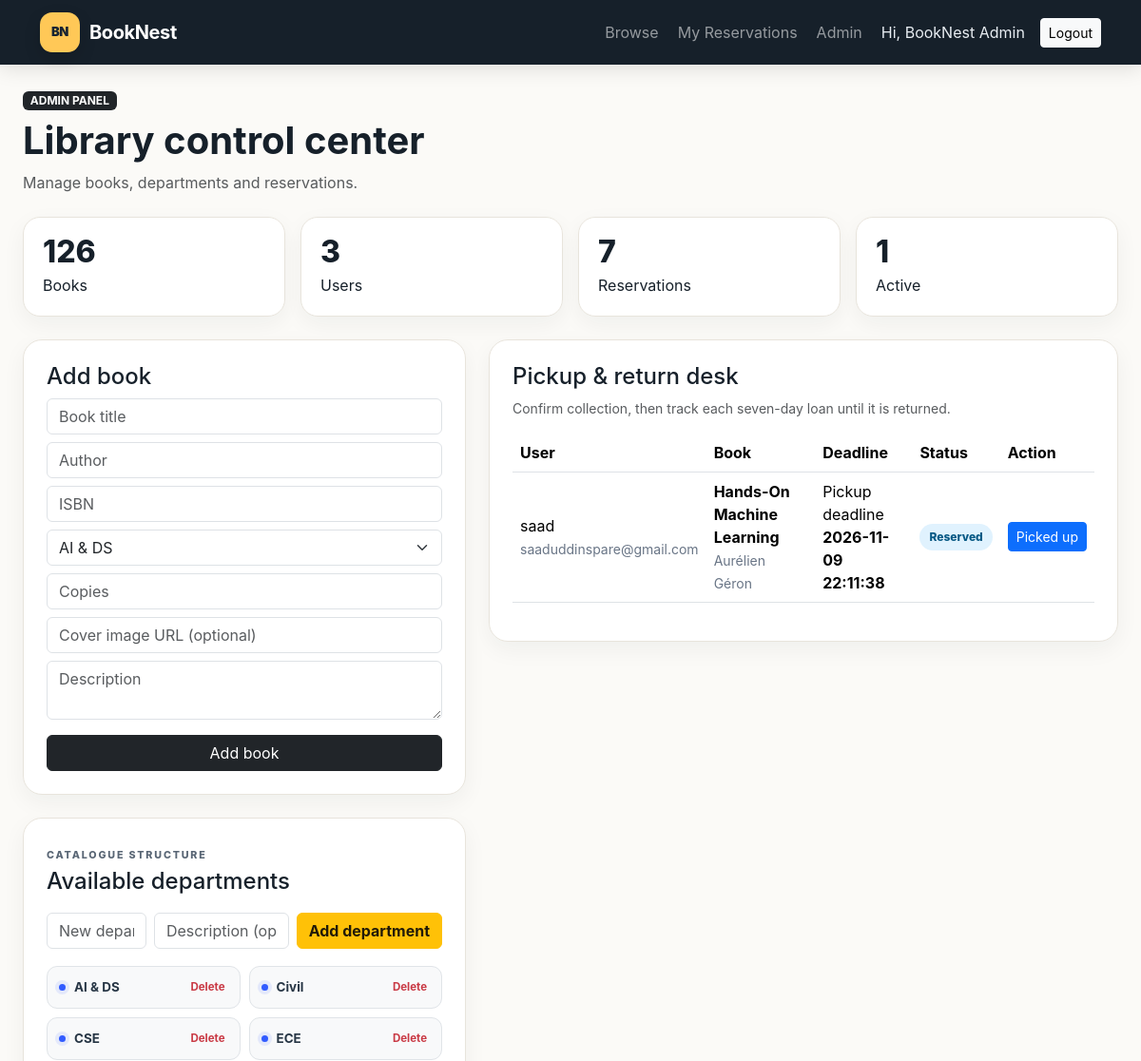
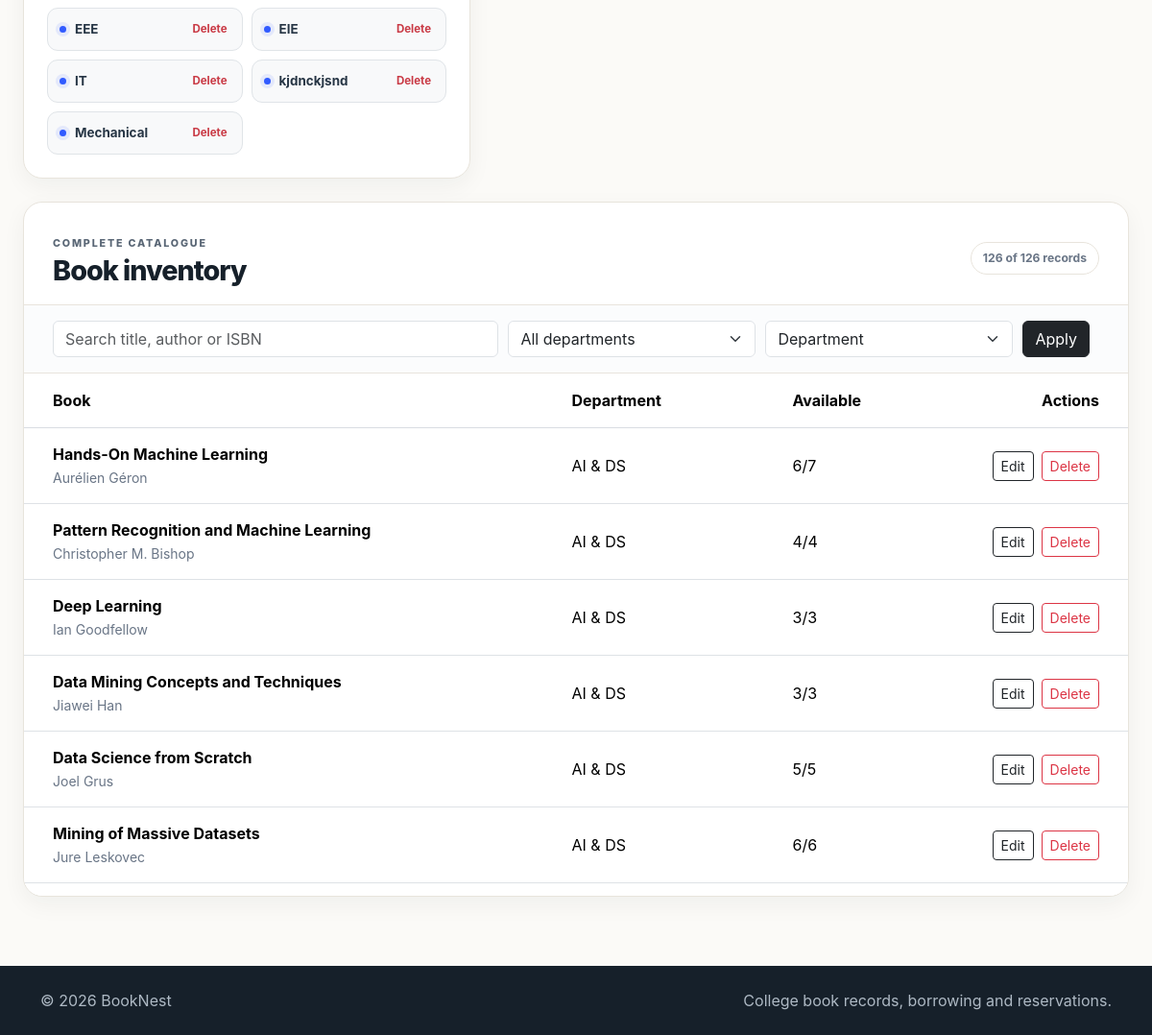
The page /admin (signed in) on the database its author committed (2 pictures, top to bottom).
### tables this page shows
CREATE TABLE subjects (
        id INTEGER PRIMARY KEY AUTOINCREMENT,
        name TEXT UNIQUE NOT NULL,
        description TEXT DEFAULT ''
    , is_department INTEGER NOT NULL DEFAULT 0);

CREATE TABLE reservations (
        id INTEGER PRIMARY KEY AUTOINCREMENT,
        user_id INTEGER NOT NULL,
        book_id INTEGER NOT NULL,
        reserved_at TEXT NOT NULL,
        pickup_deadline TEXT NOT NULL,
        status TEXT NOT NULL DEFAULT 'Reserved', borrowed_at TEXT, return_due_at TEXT, returned_at TEXT,
        FOREIGN KEY(user_id) REFERENCES users(id) ON DELETE CASCADE,
        FOREIGN KEY(book_id) REFERENCES books(id) ON DELETE CASCADE
    );

CREATE TABLE users (
        id INTEGER PRIMARY KEY AUTOINCREMENT,
        name TEXT NOT NULL,
        email TEXT UNIQUE NOT NULL,
        password TEXT NOT NULL,
        role TEXT NOT NULL DEFAULT 'user',
        created_at TEXT NOT NULL
    );

CREATE TABLE books (
        id INTEGER PRIMARY KEY AUTOINCREMENT,
        title TEXT NOT NULL,
        author TEXT NOT NULL,
        isbn TEXT UNIQUE,
        description TEXT DEFAULT '',
        cover_url TEXT DEFAULT '',
        total_copies INTEGER NOT NULL DEFAULT 1,
        available_copies INTEGER NOT NULL DEFAULT 1,
        subject_id INTEGER,
        created_at TEXT NOT NULL,
        FOREIGN KEY(subject_id) REFERENCES subjects(id) ON DELETE SET NULL
    );

### app.py (the view)
@app.route("/admin")
@admin_required
def admin_dashboard():
    conn = get_db()
    departments = conn.execute(
        "SELECT * FROM subjects WHERE is_department=1 ORDER BY name COLLATE NOCASE"
    ).fetchall()
    department_ids = {str(department["id"]) for department in departments}
    inventory_q = request.args.get("inventory_q", "").strip()
    inventory_department = request.args.get("inventory_department", "").strip()
    inventory_sort = request.args.get("inventory_sort", "department").strip()
    stats = {
        "books": conn.execute("SELECT COUNT(*) c FROM books").fetchone()["c"],
        "users": conn.execute("SELECT COUNT(*) c FROM users WHERE role='user'").fetchone()["c"],
        "reservations": conn.execute("SELECT COUNT(*) c FROM reservations").fetchone()["c"],
        "active": conn.execute(
            "SELECT COUNT(*) c FROM reservations WHERE status IN ('Reserved','Borrowed','Overdue')"
        ).fetchone()["c"],
    }
    reservation_rows = conn.execute("""SELECT r.*, u.name user_name, u.email, b.title, b.author
                                       FROM reservations r JOIN users u ON u.id=r.user_id
                                       JOIN books b ON b.id=r.book_id
                                       WHERE r.status IN ('Reserved','Borrowed','Overdue')
                                       ORDER BY CASE
                                           WHEN r.status IN ('Borrowed','Overdue')
                                           THEN COALESCE(r.return_due_at,r.pickup_deadline)
                                           ELSE r.pickup_deadline END,
                                           r.reserved_at""").fetchall()
    reservations = reservation_view_rows(reservation_rows)
    inventory_sql = """SELECT b.*, s.name subject_name, COALESCE(s.is_department,0) is_department,
                       EXISTS(SELECT 1 FROM reservations due
                              WHERE due.book_id=b.id
                                AND due.status IN ('Borrowed','Overdue')
                                AND due.return_due_at IS NOT NULL
                                AND date(due.return_due_at) <= date('now','localtime')) has_due_warning
                       FROM books b LEFT JOIN subjects s ON s.id=b.subject_id WHERE 1=1"""
    inventory_params = []
    if inventory_q:
        like = f"%{inventory_q}%"
        inventory_sql += " AND (b.title LIKE ? OR b.author LIKE ? OR b.isbn LIKE ?)"
        inventory_params.extend([like, like, like])
    if inventory_department in department_ids:
        inventory_sql += " AND b.subject_id=?"
        inventory_params.append(int(inventory_department))
    elif inventory_department == "others":
        inventory_sql += " AND (COALESCE(s.is_department,0)=0 OR TRIM(COALESCE(b.author,''))='')"
    inventory_sort_options = {
        "department": "CASE WHEN COALESCE(s.is_department,0)=1 AND TRIM(COALESCE(b.author,''))<>'' THEN 0 ELSE 1 END, s.name COLLATE NOCASE, b.author COLLATE NOCASE, b.title COLLATE NOCASE",
        "title": "b.title COLLATE NOCASE",
        "author": "CASE WHEN TRIM(COALESCE(b.author,''))='' THEN 1 ELSE 0 END, b.author COLLATE NOCASE, b.title COLLATE NOCASE",
        "availability": "b.available_copies ASC, b.title COLLATE NOCASE",
        "newest": "b.id DESC",
    }
    if inventory_sort not in inventory_sort_options:
        inventory_sort = "department"
    inventory_sql += f" ORDER BY {inventory_sort_options[inventory_sort]}"
    books = conn.execute(inventory_sql, inventory_params).fetchall()
    total_inventory = conn.execute("SELECT COUNT(*) c FROM books").fetchone()["c"]
    conn.close()
    return render_template(
        "admin.html", stats=stats, reservations=reservations, books=books,
        subjects=departments, total_inventory=total_inventory,
        inventory_q=inventory_q, inventory_department=inventory_department,
        inventory_sort=inventory_sort
    )

### app.py (called while the page is built)
def get_db():
    conn = sqlite3.connect(DB_PATH)
    conn.row_factory = sqlite3.Row
    conn.execute("PRAGMA foreign_keys = ON")
    return conn

def admin_required(fn):
    @wraps(fn)
    def wrapper(*args, **kwargs):
        if session.get("role") != "admin":
            flash("Administrator access required.", "danger")
            return redirect(url_for("index"))
        return fn(*args, **kwargs)
    return wrapper

@app.context_processor
def inject_globals():
    return {"year": datetime.now().year}

### templates/admin.html (shortened to what this page needs)
{% extends "base.html" %}
{% block main_class %}container-fluid px-3 px-lg-4 py-4{% endblock %}
{% block content %}
<div class="mb-4"><span class="badge text-bg-dark">ADMIN PANEL</span><h1 class="fw-bold mt-2">Library control center</h1><p class="text-muted">Manage books, departments and reservations.</p></div>
<div class="row g-3 mb-4">
{% for label,value in [('Books',stats.books),('Users',stats.users),('Reservations',stats.reservations),('Active',stats.active)] %}
<div class="col-6 col-lg-3"><div class="stat-card"><div class="stat-num">{{ value }}</div><div>{{ label }}</div></div></div>
{% endfor %}
</div>
<div class="row g-4">
<div class="col-lg-5">
<div class="panel p-4 mb-4"><h4>Add book</h4>
<form method="post" action="{{ url_for('add_book') }}">
<input class="form-control mb-2" name="title" placeholder="Book title" required>
<input class="form-control mb-2" name="author" placeholder="Author" required>
<input class="form-control mb-2" name="isbn" placeholder="ISBN">
<select class="form-select mb-2" name="subject_id" required>{% for s in subjects %}<option value="{{ s.id }}">{{ s.name }}</option>{% endfor %}</select>
<input class="form-control mb-2" type="number" min="1" name="copies" placeholder="Copies" required>
<input class="form-control mb-2" name="cover_url" placeholder="Cover image URL (optional)">
<textarea class="form-control mb-3" name="description" placeholder="Description"></textarea>
<button class="btn btn-dark w-100">Add book</button>
</form></div>
<div class="panel p-4">
  <span class="section-kicker">Catalogue structure</span>
  <h4 class="mt-1">Available departments</h4>
  <form class="department-add-form" method="post" action="{{ url_for('add_subject') }}">
    <input class="form-control" name="name" placeholder="New department name" required>
    <input class="form-control" name="description" placeholder="Description (optional)">
    <button class="btn btn-warning" type="submit">Add department</button>
  </form>
  <div class="department-records">
    {% for department in subjects %}
      <div class="department-record">
        <span>{{ department.name }}</span>
        <form method="post" action="{{ url_for('delete_subject', subject_id=department.id) }}">
          <button class="department-delete" type="submit" aria-label="Delete {{ department.name }} department">Delete</button>
        </form>
      </div>
    {% endfor %}
  </div>
</div>
</div>
<div class="col-lg-7">
<div class="panel p-4 mb-4"><h4>Pickup &amp; return desk</h4><p class="text-muted small">Confirm collection, then track each seven-day loan until it is returned.</p>
<div class="table-responsive"><table class="table align-middle"><thead><tr><th>User</th><th>Book</th><th>Deadline</th><th>Status</th><th>Action</th></tr></thead><tbody>
{% for r in reservations %}
<tr class="{% if r.is_overdue %}admin-overdue-row{% elif r.is_due_today %}admin-due-row{% endif %}">
  <td>{{ r.user_name }}<br><small>{{ r.email }}</small></td>
  <td><strong>{{ r.title }}</strong><br><small>{{ r.author or 'Unknown author' }}</small></td>
  <td>{{ r.deadline_label }}<br><strong>{{ r.deadline_at|replace('T',' ') }}</strong>{% if r.show_due_warning %}<br><small class="admin-deadline-warning">{{ r.warning_text }}</small>{% endif %}</td>
  <td><span class="reservation-status status-{{ r.status_class }}">{{ r.display_status }}</span></td>
  <td>
    {% if r.status == 'Reserved' %}
      <form method="post" action="{{ url_for('pickup_reservation', reservation_id=r.id) }}"><button class="btn btn-sm btn-primary text-nowrap">Picked up</button></form>
    {% else %}
      <form method="post" action="{{ url_for('complete_reservation', reservation_id=r.id) }}"><button class="btn btn-sm btn-success">Returned</button></form>
    {% endif %}
  </td>
</tr>
{% else %}<tr><td colspan="5">No books are waiting for pickup or return.</td></tr>{% endfor %}
</tbody></table></div></div>
</div>
</div>
<section class="panel inventory-panel mt-4">
  <div class="inventory-panel-heading">
    <div>
      <span class="section-kicker">Complete catalogue</span>
      <h2>Book inventory</h2>
    </div>
    <span class="section-count">{{ books|length }} of {{ total_inventory }} records</span>
  </div>
  <form class="inventory-toolbar" method="get" action="{{ url_for('admin_dashboard') }}">
    <input class="form-control" name="inventory_q" value="{{ inventory_q }}" placeholder="Search title, author or ISBN" aria-label="Search book inventory">
    <select class="form-select" name="inventory_department" aria-label="Filter inventory by department">
      <option value="">All departments</option>
    </select>
    <select class="form-select" name="inventory_sort" aria-label="Sort book inventory">
      <option value="department" {% if inventory_sort == 'department' %}selected{% endif %}>Department</option>
    </select>
    <button class="btn btn-dark" type="submit">Apply</button>
  </form>
  <div class="inventory-scroll table-responsive">
    <table class="table align-middle inventory-table">
      <thead><tr><th>Book</th><th>Department</th><th>Available</th><th class="text-end">Actions</th></tr></thead>
      <tbody>
      {% for b in books %}
        <tr>
          <td><strong>{{ b.title }}</strong><br><small>{{ b.author or 'Unknown author' }}</small></td>
          <td>{% if b.is_department and b.author %}{{ b.subject_name }}{% else %}<strong>Others</strong>{% if b.subject_name %}<br><small>{{ b.subject_name }}</small>{% endif %}{% endif %}</td>
          <td>{{ b.available_copies }}/{{ b.total_copies }}</td>
          <td>
            <div class="inventory-actions">
              <a class="btn btn-sm btn-outline-dark" href="{{ url_for('edit_book', book_id=b.id, inventory_q=inventory_q, inventory_department=inventory_department, inventory_sort=inventory_sort) }}">Edit</a>
              <form method="post" action="{{ url_for('delete_book', book_id=b.id) }}"><button class="btn btn-sm btn-outline-danger">Delete</button></form>
            </div>
          </td>
        </tr>
      {% endfor %}
      </tbody>
    </table>
  </div>
</section>
{% endblock %}

### static/css/style.css (style rules this page uses)
:root { --ink:#16202a; --muted:#697586; --cream:#f6f3ed; --gold:#ffc857; --line:#e8e4dc; --blue:#315bff; }
body { background:#fbfaf7; color:var(--ink); font-family:Inter,system-ui,-apple-system,BlinkMacSystemFont,"Segoe UI",sans-serif; }
.stat-card { background:#fff; border:1px solid var(--line); border-radius:18px; padding:20px; box-shadow:0 8px 24px rgba(22,32,42,.05); }
.stat-num { font-size:2rem; font-weight:800; line-height:1; margin-bottom:7px; }
.section-kicker { color:#596675; font-size:.67rem; font-weight:800; letter-spacing:.17em; text-transform:uppercase; }
.section-count { flex:0 0 auto; padding:7px 12px; border:1px solid var(--line); border-radius:999px; background:#fff; color:var(--muted); font-size:.76rem; font-weight:700; }
.reservation-status { display:inline-flex; align-items:center; padding:5px 10px; border-radius:999px; font-size:.75rem; font-weight:800; }
.status-info { color:#075985; background:#e0f2fe; }
.panel { background:#fff; border:1px solid var(--line); border-radius:20px; box-shadow:0 8px 24px rgba(22,32,42,.05); }
.department-add-form { display:grid; grid-template-columns:1fr 1.35fr auto; gap:8px; margin:18px 0; }
.department-records { display:grid; grid-template-columns:repeat(2,minmax(0,1fr)); gap:9px; margin-top:17px; }
.department-record { display:flex; align-items:center; min-height:45px; padding:6px 7px 6px 12px; border:1px solid #e0e4e8; border-radius:11px; background:#f8f9fa; }
.department-record > span { display:flex; flex:1; align-items:center; min-width:0; color:#273645; font-size:.84rem; font-weight:750; }
.department-record > span::before { content:""; flex:0 0 auto; width:7px; height:7px; margin-right:9px; border-radius:50%; background:var(--blue); box-shadow:0 0 0 4px rgba(49,91,255,.1); }
.department-record form { flex:0 0 auto; }
.department-delete { padding:5px 8px; border:0; border-radius:7px; color:#c93a45; background:transparent; font-size:.72rem; font-weight:750; }
.inventory-panel { width:100%; overflow:hidden; }
.inventory-panel-heading { display:flex; align-items:center; justify-content:space-between; gap:20px; padding:28px 30px 18px; border-bottom:1px solid var(--line); }
.inventory-panel-heading h2 { margin:2px 0 0; font-size:1.8rem; font-weight:800; letter-spacing:-.035em; }
.inventory-toolbar { display:grid; grid-template-columns:minmax(240px,1.8fr) minmax(190px,1fr) minmax(180px,1fr) auto auto; gap:10px; padding:16px 30px; border-bottom:1px solid var(--line); background:#fbfcfd; }
.inventory-scroll { width:100%; max-height:68vh; overflow:auto; overscroll-behavior:contain; scrollbar-color:#9ba5af #eef0f2; scrollbar-width:thin; }
.inventory-table { min-width:840px; margin:0; }
.inventory-table thead th { position:sticky; z-index:2; top:0; padding:16px 30px; border-bottom:1px solid #d9dde2; background:#fff; box-shadow:0 2px 0 rgba(22,32,42,.03); }
.inventory-table tbody td { padding:15px 30px; }
.inventory-table th:first-child,.inventory-table td:first-child { width:47%; }
.inventory-table th:nth-child(2),.inventory-table td:nth-child(2) { width:20%; }
.inventory-table th:nth-child(3),.inventory-table td:nth-child(3) { width:15%; }
.inventory-table th:last-child,.inventory-table td:last-child { width:18%; }
.inventory-actions { display:flex; align-items:center; justify-content:flex-end; gap:8px; white-space:nowrap; }
.inventory-actions form { margin:0; }
a { color:#4b5f73; }
.btn-warning { color:#211a08; font-weight:700; }
table small { color:var(--muted); }

### rows shown on the page
subjects: name "AI & DS"
subjects: name "Civil"
subjects: name "CSE"
subjects: name "ECE"
subjects: name "EEE"
subjects: name "EIE"
subjects: name "IT"
subjects: name "kjdnckjsnd"
subjects: name "Mechanical"
reservations: user_name "saad", email "saaduddinspare@gmail.com", title "Hands-On Machine Learning", author "Aurélien Géron", deadline_label "Pickup deadline", deadline_at "2026-11-09 22:11:38", display_status "Reserved"
books: title "Hands-On Machine Learning", author "Aurélien Géron", subject_name "AI & DS", available_copies "6", total_copies "7"
books: title "Pattern Recognition and Machine Learning", author "Christopher M. Bishop", subject_name "AI & DS", available_copies "4", total_copies "4"
books: title "Deep Learning", author "Ian Goodfellow", subject_name "AI & DS", available_copies "3", total_copies "3"
books: title "Data Mining Concepts and Techniques", author "Jiawei Han", subject_name "AI & DS", available_copies "3", total_copies "3"
books: title "Data Science from Scratch", author "Joel Grus", subject_name "AI & DS", available_copies "5", total_copies "5"
books: title "Mining of Massive Datasets", author "Jure Leskovec", subject_name "AI & DS", available_copies "6", total_copies "6"

### other values the page prints
{{ session.get('name') }} "BookNest Admin"
{{ value }} "126" "3" "7" "1"
{{ label }} "Books" "Users" "Reservations" "Active"
{{ books|length }} "126"
{{ total_inventory }} "126"
form field subject_id "AI & DS"
